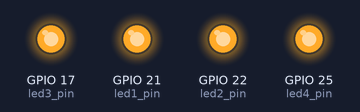
A program run on a simulated ESP32. Shown: output pins drawn as LEDs (lit = HIGH). What the program prints to the serial monitor is not drawn.

Above: at 0.1 s.
At 0.7 s:
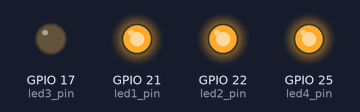
At 1.3 s:
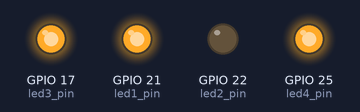
At 1.7 s:
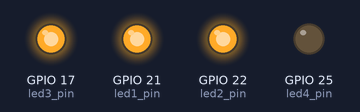
At 2.7 s:
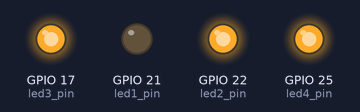
Timing chart, 0 to 3.0 s (numbered marks = the images above):
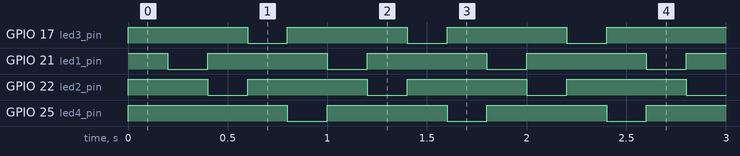

The program:

main.cpp
```cpp
#include <Arduino.h>

#ifndef HW_REV
#warning HW_REV not defined! Please defined in platformio.ini with, e.g. for v0.0.6: -DHW_REV=000006. HW_REV set to default 0.0.6 => 000006
#define HW_REV 000006   // You can define it in platformio.ini, e.g.: build_flags = -DHW_REV=000006
#endif

gpio_num_t led1_pin = GPIO_NUM_21;
gpio_num_t led2_pin = GPIO_NUM_22;
#if HW_REV <= 000005
gpio_num_t led3_pin = GPIO_NUM_23;
#else  // HW_REV_PATCH >= 000006
gpio_num_t led3_pin = GPIO_NUM_17;
#endif
gpio_num_t led4_pin = GPIO_NUM_25;

void setup() {
  // put your setup code here, to run once:
  pinMode(led1_pin, OUTPUT);
  pinMode(led2_pin, OUTPUT);
  pinMode(led3_pin, OUTPUT);
  pinMode(led4_pin, OUTPUT);

  digitalWrite(led1_pin, HIGH);
  digitalWrite(led2_pin, HIGH);
  digitalWrite(led3_pin, HIGH);
  digitalWrite(led4_pin, HIGH);

  // Serial monitor setup
  Serial.begin(115200);
}

void loop() {
  delay(200);

  printf("KM271-Version: v%d.%d.%d", HW_REV / 10000, HW_REV / 100 % 100, HW_REV % 100);
  digitalWrite(led4_pin, HIGH);
  digitalWrite(led1_pin, LOW);

  delay(200);
  digitalWrite(led1_pin, HIGH);
  digitalWrite(led2_pin, LOW);

  delay(200);
  digitalWrite(led2_pin, HIGH);
  digitalWrite(led3_pin, LOW);

  delay(200);
  digitalWrite(led3_pin, HIGH);
  digitalWrite(led4_pin, LOW);

}
```

Measured:
- by itself, GPIO 17 (led3_pin), GPIO 21 (led1_pin), GPIO 22 (led2_pin), GPIO 25 (led4_pin): alternates HIGH for 0.60 s and LOW for 0.20 s
- by itself, everything shown: repeats every 0.80 s, in 4 steps
